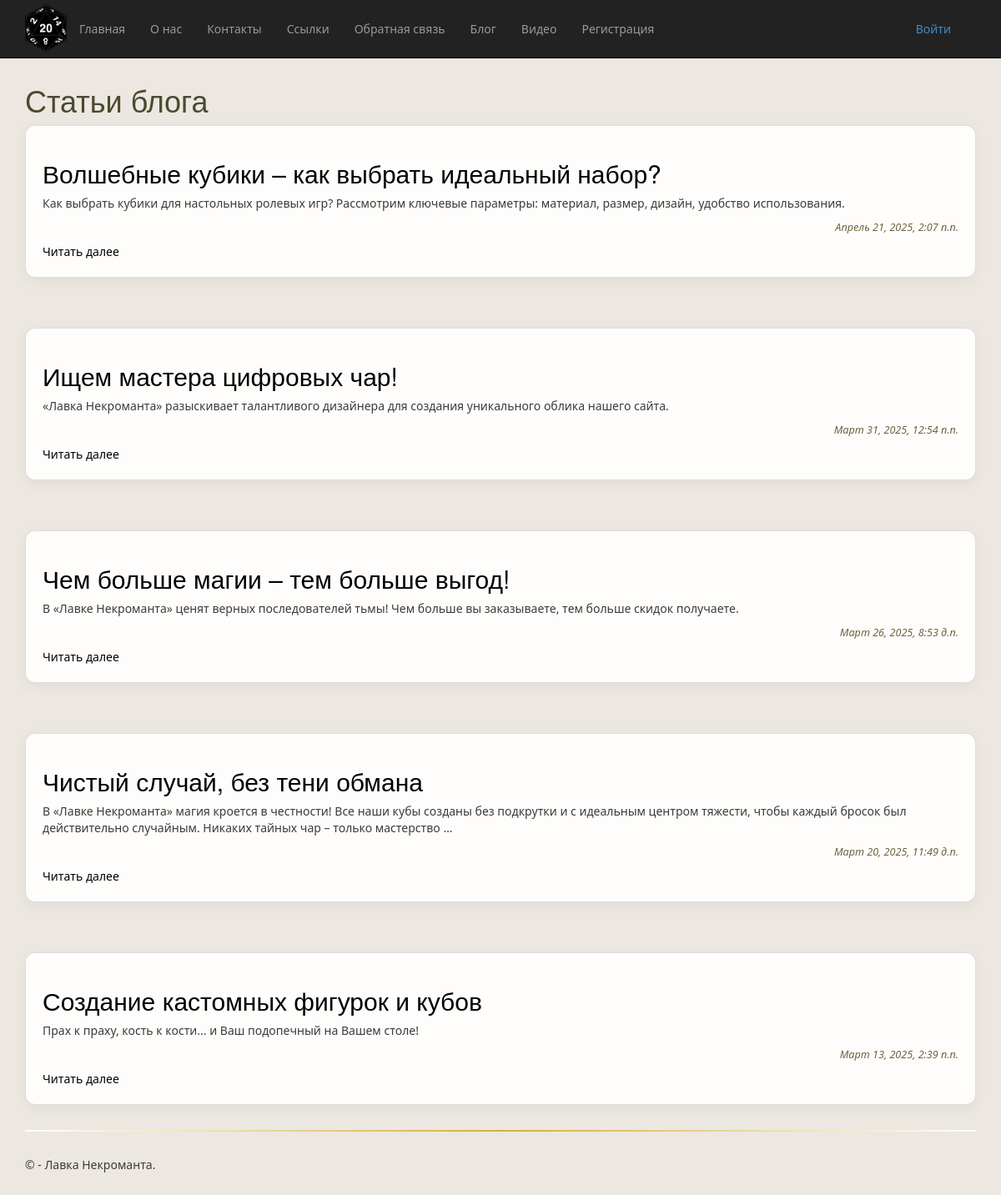
Screenshot of /blog/ with the database file from the repository.
### app/models.py (models this page shows, shortened)
class Blog(models.Model):
    title = models.CharField(max_length=100, unique_for_date="posted", verbose_name="Заголовок")
    description = models.TextField(verbose_name="Краткое содержание")
    content = models.TextField(verbose_name="Полное содержание")
    posted = models.DateTimeField(default=datetime.now, db_index=True, verbose_name="Опубликована")
    author = models.ForeignKey(User, null=True, blank=True, on_delete = models.SET_NULL, verbose_name = "Автор")
    image = models.FileField(default = 'temp.jpg', verbose_name = "Путь к картинке")
    class Meta:
        db_table = "Posts"
        ordering = ["-posted"]
        verbose_name = "статья блога"
        verbose_name_plural = "статьи блога"

### app/views.py (the view)
# urls.py: path('blog/', views.blog_list, name='blog_list'),
def blog_list(request):
     posts = Blog.objects.all()
     return render(request, 'app/blog_list.html', {'posts': posts})

### app/templates/app/blog_list.html (shortened to what this page needs)
{% extends 'app/layout.html' %}
  {% load static %}
  {% block content %}
<h1>Статьи блога</h1>
      {% for post in posts %}
<section>
    <h2><a href="{% url 'blog_detail' post.id %}">{{ post.title }}</a></h2>
    <p>{{ post.description|truncatewords:30 }}</p>
    <p class="date">{{ post.posted }}</p>
    <a href="{% url 'blog_detail' post.id %}" class="read-more">Читать далее</a>
</section>
      {% endfor %}
  {% endblock %}

### app/static/app/content/site.css (style rules this page uses)
body { background-color: #ece7e1; font-family: 'Segoe UI', Tahoma, Geneva, Verdana, sans-serif; color: #3b3b3b; padding-top: 80px; padding-bottom: 20px; transition: background-color 0.3s ease; }
h1, h2, h3, h4 { color: #4a4a2e; }
section { background-color: #fefdfb; border: 1px solid #ddd; border-radius: 12px; padding: 20px; box-shadow: 0 4px 16px rgba(0, 0, 0, 0.05); transition: transform 0.2s ease, box-shadow 0.2s ease; margin-bottom: 30px; }
section + section { margin-top: 60px; }
section + section::before { content: ""; position: absolute; top: -30px; left: 0; right: 0; height: 2px; background: linear-gradient(to right, #fff, #d4af37, #fff); border-radius: 1px; }
section a { color: #000; text-decoration: none; transition: color 0.3s ease; }
.date { font-size: 0.9em; color: #6e6440; text-align: right; margin-bottom: 10px; font-style: italic; }

### rows the page displays
Blog: title "Волшебные кубики – как выбрать идеальный набор?", description "Как выбрать кубики для настольных ролевых игр? Рассмотрим ключевые параметры: материал, размер, дизайн, удобство использования.", posted "Апрель 21, 2025, 2:07 п.п."
Blog: title "Ищем мастера цифровых чар!", description "«Лавка Некроманта» разыскивает талантливого дизайнера для создания уникального облика нашего сайта.", posted "Март 31, 2025, 12:54 п.п."
Blog: title "Чем больше магии – тем больше выгод!", description "В «Лавке Некроманта» ценят верных последователей тьмы! Чем больше вы заказываете, тем больше скидок получаете.", posted "Март 26, 2025, 8:53 д.п."
Blog: title "Чистый случай, без тени обмана", description "В «Лавке Некроманта» магия кроется в честности! Все наши кубы созданы без подкрутки и с идеальным центром тяжести, чтобы каждый бросок был действительно случайным. Никаких тайных чар – только мастерство …", posted "Март 20, 2025, 11:49 д.п."
Blog: title "Создание кастомных фигурок и кубов", description "Прах к праху, кость к кости... и Ваш подопечный на Вашем столе!", posted "Март 13, 2025, 2:39 п.п."
